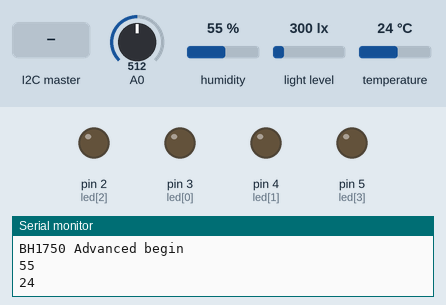
Bench run of a sketch on a simulated Arduino Uno, built with avr-gcc and run on an emulated ATmega328P. Parts: output pins drawn as LEDs (lit = HIGH), the last lines printed to the serial monitor. The inputs (shaded band) are chosen by the test bench; at power-on: light level 300 lx, A0 = 512, humidity 55 %, temperature 24 °C.

Above: at 1.2 s.
1.3 s: the I2C master sends the byte 0
At 2.4 s:
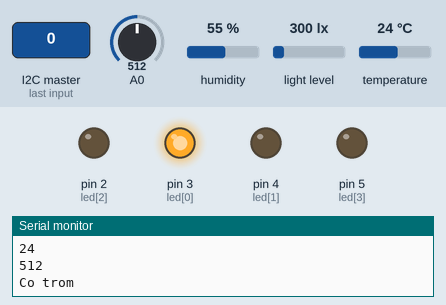
2.8 s: the I2C master sends the byte 2
At 3.5 s:
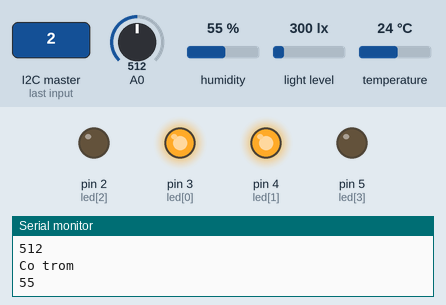
4.3 s: the I2C master sends the byte 1
At 4.7 s:
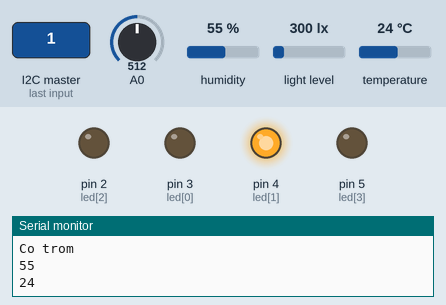
5.8 s: light level set to 468 lx
7.3 s: light level set to 536 lx
Timing chart, 0 to 10.3 s (numbered marks = the images above; inputs shaded):
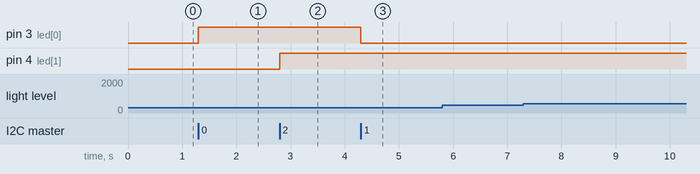

The sketch:

Arduino_Mega.ino
```cpp
#include <DHT.h>
#include <DHT_U.h>


#include <Wire.h>
#include <BH1750.h>
#define DHTPIN 6
#define DHTTYPE DHT11
DHT dht(DHTPIN, DHTTYPE);
int giatricambien[4] = {};
int giatrichuyendoi[4] = {};
byte giatritach[8] = {};
char led[4] = {3,4,2,5};
char i;
BH1750 lightMeter(0x23);
void setup() {
  Wire.begin(8);
  Wire.onReceive(receiveEvent);
  Wire.onRequest(requestEvent);
  Serial.begin(9600);
  for (i = 0; i < 4; i++)
  {
    pinMode(led[i], OUTPUT);
  }
   dht.begin();
  delay(10);
  if (lightMeter.begin(BH1750::CONTINUOUS_HIGH_RES_MODE)) {
    Serial.println(F("BH1750 Advanced begin"));
  }
  else {
    Serial.println(F("Error initialising BH1750"));
  }
}
void giatri()
{
  giatricambien[0] = dht.readHumidity();
  Serial.println(giatricambien[0]);
  delay(1000);
  giatricambien[1] = dht.readTemperature();
  Serial.println(giatricambien[1]);
  delay(1000);
  giatricambien[2] = analogRead(A0);
  Serial.println(giatricambien[2]);
   uint16_t lux = lightMeter.readLightLevel();
   if(lux>=500){
    Serial.print("Khong co trom\n");
    giatricambien[3] = 0;
  }
  else
  {
    Serial.print("Co trom\n");
    giatricambien[3] = 1;
  }

}
void gtcb() {
  giatrichuyendoi[0] = map(giatricambien[0], 0, 100, 100, 200);
  giatrichuyendoi[1] = map(giatricambien[1], 0, 100, 300, 400);
  giatrichuyendoi[2] = map(giatricambien[2], 100, 200, 500, 600);
  giatrichuyendoi[3] = map(giatricambien[3], 0, 1, 700, 800);
  for (i = 0; i < 5; i++)
  {
    giatritach[2 * i] = giatrichuyendoi[i] / 255;
    giatritach[(2 * i) + 1] = giatrichuyendoi[i] % 255;
    delay(1000);

  }
}
void loop() {
  delay(100);
  giatri();
  gtcb();
}
void receiveEvent(int howMany) {
  for (i = 0; i < 4; i++)
  {
    int x = Wire.read();
    switch (x)
    {
      case 0:
        {

          digitalWrite(led[0], HIGH);
          break;
        }
      case 1:
        {

          digitalWrite(led[0], LOW);
          break;
        }
      case 2:
        {

          digitalWrite(led[1], 1);
          break;
        }
      case 3:
        {

          digitalWrite(led[1], 0);
          break;
        }
      case 4:
        {

          digitalWrite(led[2], 1);
          break;
        }
      case 5:
        {

          digitalWrite(led[2], 0);
          break;
        }
       case 6:
        {

          digitalWrite(led[3], 1);
          break;
        }
       case 7:
        {

          digitalWrite(led[3], 0);
          break;
        }
      default:
        break;
    }
  }
}
void requestEvent() {
  for (i = 0; i < 8; i++)
  {
    Wire.write(giatritach[i]);
  }
}
```

Measured:
- after the input at 1.3 s, pin 3 (led[0]): LOW → HIGH at once
- after the input at 2.8 s, pin 4 (led[1]): LOW → HIGH at once
- after the input at 4.3 s, pin 3 (led[0]): HIGH → LOW at once
- after the input at 5.8 s, every drawn part: stays the same
